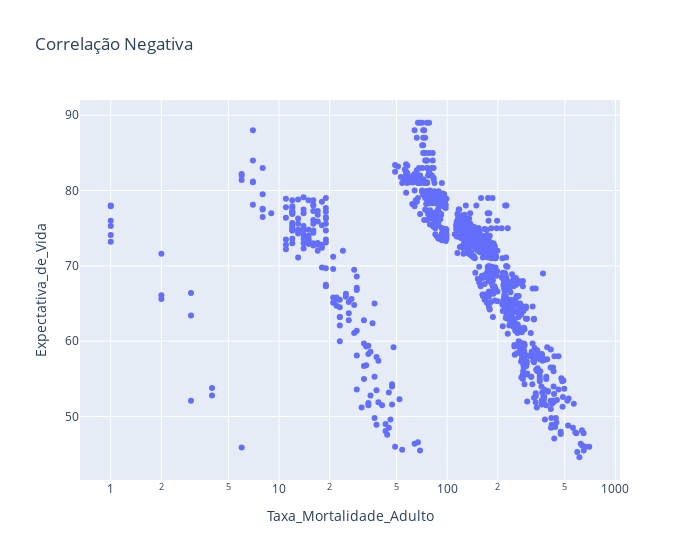

Notebook cell for this chart:
### Code cell
df_sample = df.sample(n=1000)
fig  = px.scatter(df_sample, x='Taxa_Mortalidade_Adulto', y = 'Expectativa_de_Vida', log_x = True, width = 700,hover_name = "PaIs",title='Correlação Negativa')
fig

### Figure 1 — Plotly figure (JSON) as saved in the notebook; plotly's stock layout.template omitted (floating-point values rounded to 4 significant figures; data arrays with more than 128 entries replaced by an {"elided": "..."} marker saying what was removed)
{"data": [{"hovertemplate": "<b>%{hovertext}</b><br><br>Taxa_Mortalidade_Adulto=%{x}<br>Expectativa_de_Vida=%{y}<extra></extra>", "hovertext": {"elided": "1000 str values"}, "legendgroup": "", "marker": {"color": "#636efa", "symbol": "circle"}, "mode": "markers", "name": "", "orientation": "v", "showlegend": false, "type": "scatter", "x": {"elided": "1000 int values"}, "xaxis": "x", "y": {"elided": "1000 float values"}, "yaxis": "y"}], "layout": {"legend": {"tracegroupgap": 0}, "title": {"text": "Correlação Negativa"}, "width": 700, "xaxis": {"anchor": "y", "domain": [0, 1], "title": {"text": "Taxa_Mortalidade_Adulto"}, "type": "log"}, "yaxis": {"anchor": "x", "domain": [0, 1], "title": {"text": "Expectativa_de_Vida"}}}}
